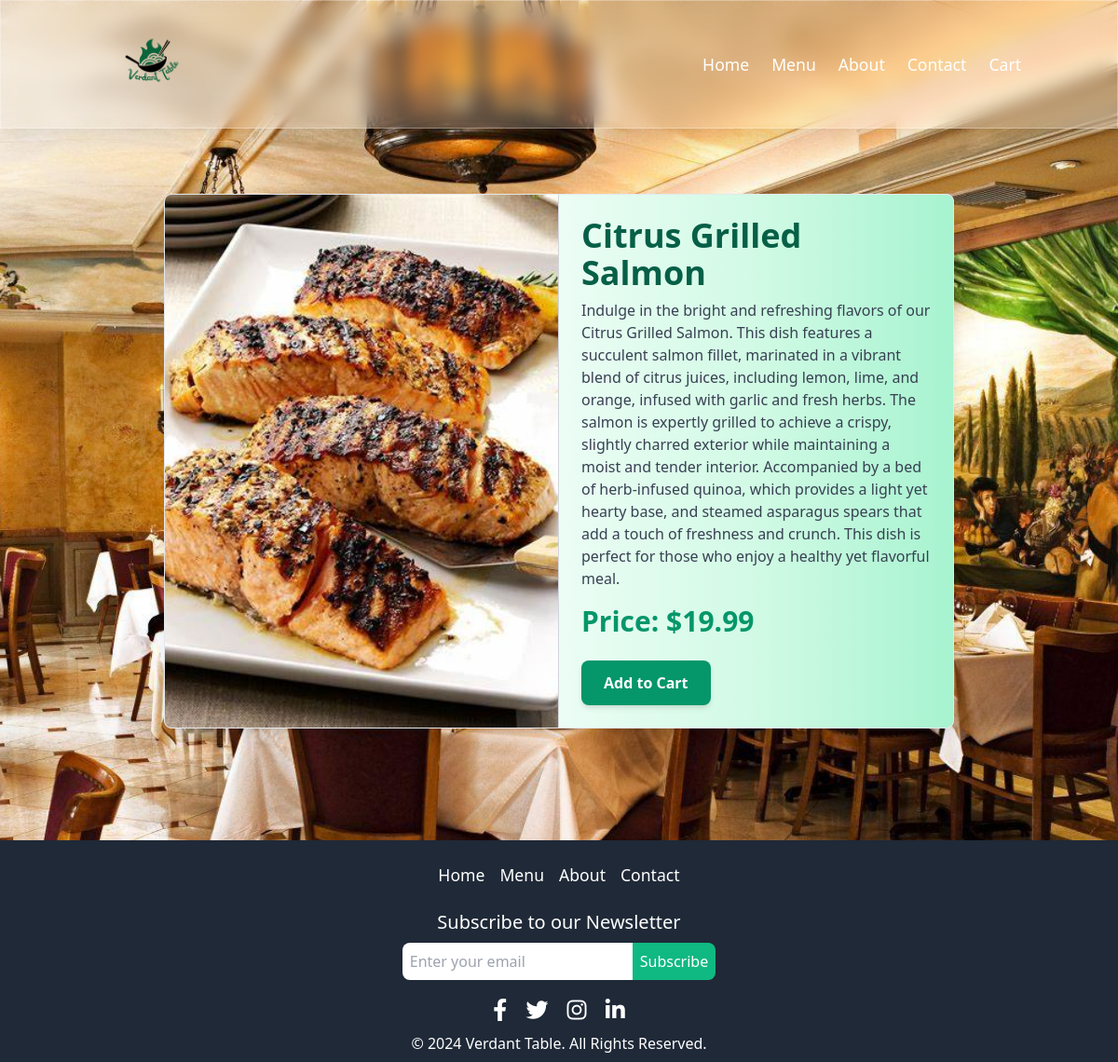
Screenshot of /menu/5/ with the database file from the repository.
### MyApp/models.py (models this page shows, shortened)
class MenuItem(models.Model):
    name = models.CharField(max_length=100)
    description = models.TextField()
    price = models.DecimalField(max_digits=6, decimal_places=2)
    image = models.ImageField(upload_to='menu_images/')

### MyApp/views.py (the view)
# urls.py: path('menu/<int:pk>/', views.menu_item, name='menu_item'),
def menu_item(request, pk):
    current_year = datetime.now().year
    item = get_object_or_404(MenuItem, pk=pk)
    context = {
        'item': item,
        'current_year': current_year,
    }
    return render(request, 'menu_item.html', context)

### MyApp/templates/menu_item.html (shortened to what this page needs)
{% extends "base.html" %}
{% load static %}
{% block content %}
    <main class="container mx-auto p-4 md:p-8 lg:p-12 mt-10 lg:mt-20">
        <div class="bg-white shadow-lg rounded-lg overflow-hidden md:flex border border-gray-200 transition-transform transform hover:scale-105 hover:shadow-2xl">
            <img src="{{ item.image.url }}" alt="{{ item.name }}" class="w-full h-64 md:w-1/2 md:h-auto object-cover border-b md:border-b-0 md:border-r border-gray-300 transition-transform transform hover:scale-95">
            <div class="p-4 md:p-6 md:w-1/2 bg-gradient-to-r from-green-50 via-green-100 to-green-200">
                <h1 class="text-2xl md:text-4xl font-bold text-green-800 mb-2">{{ item.name }}</h1>
                <p class="text-sm md:text-base text-gray-700 mb-4">{{ item.description }}</p>
                <p class="text-lg md:text-3xl text-green-600 font-bold mb-6">Price: ${{ item.price }}</p>
                <a href="{% url 'add_to_cart' item.pk %}" class="inline-block px-4 py-2 md:px-6 md:py-3 bg-green-600 text-white font-semibold rounded-lg shadow-md hover:bg-green-700 transition duration-300">Add to Cart</a>
            </div>
        </div>
    </main>
{% endblock %}

### rows the page displays
MenuItem: image (picture), name "Citrus Grilled Salmon", description "Indulge in the bright and refreshing flavors of our Citrus Grilled Salmon. This dish features a succulent salmon fillet, marinated in a vibrant blend of citrus juices, including lemon, lime, and orange, infused with garlic and fresh herbs. The salmon is expertly grilled to achieve a crispy, slightly charred exterior while maintaining a moist and tender interior. Accompanied by a bed of herb-infused quinoa, which provides a light yet hearty base, and steamed asparagus spears that add a touch of freshness and crunch. This dish is perfect for those who enjoy a healthy yet flavorful meal.", price "19.99"
